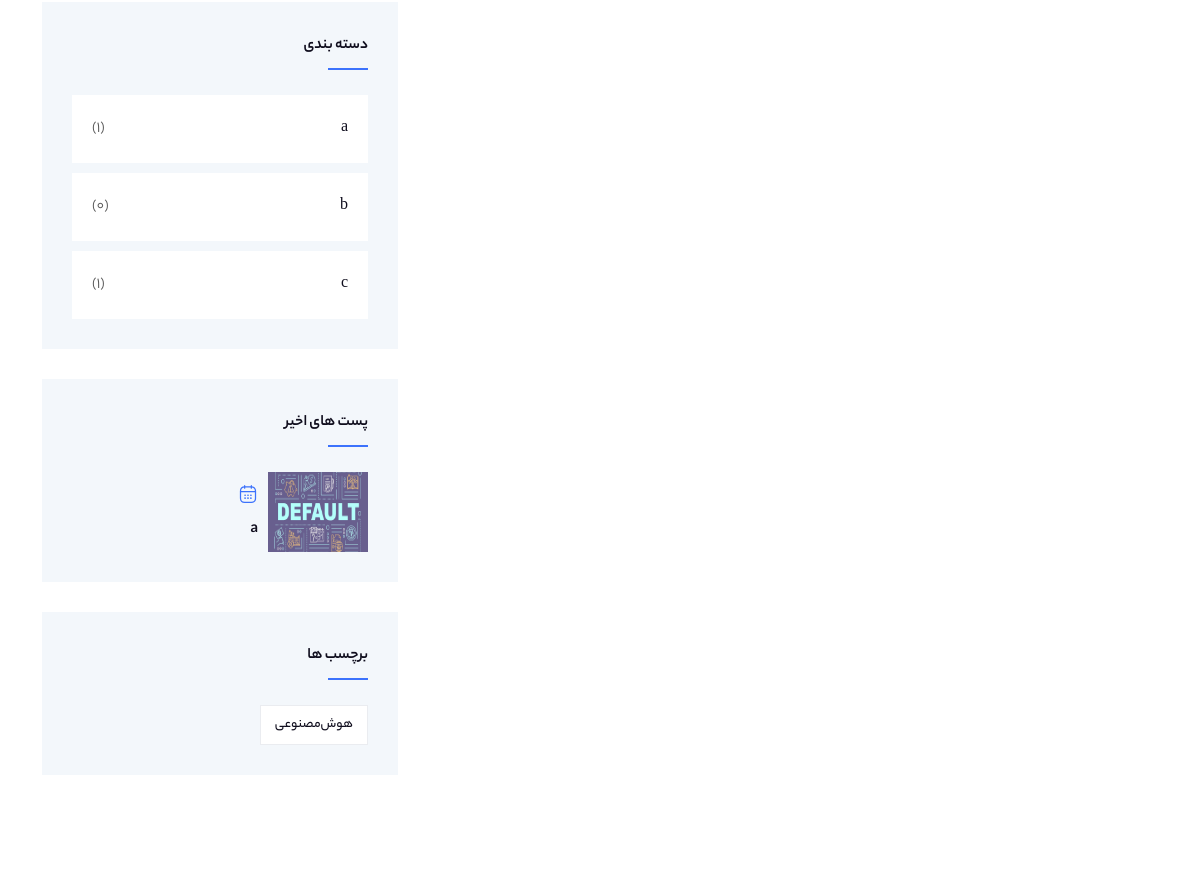
The app's page /blog/b (middle part), older data.
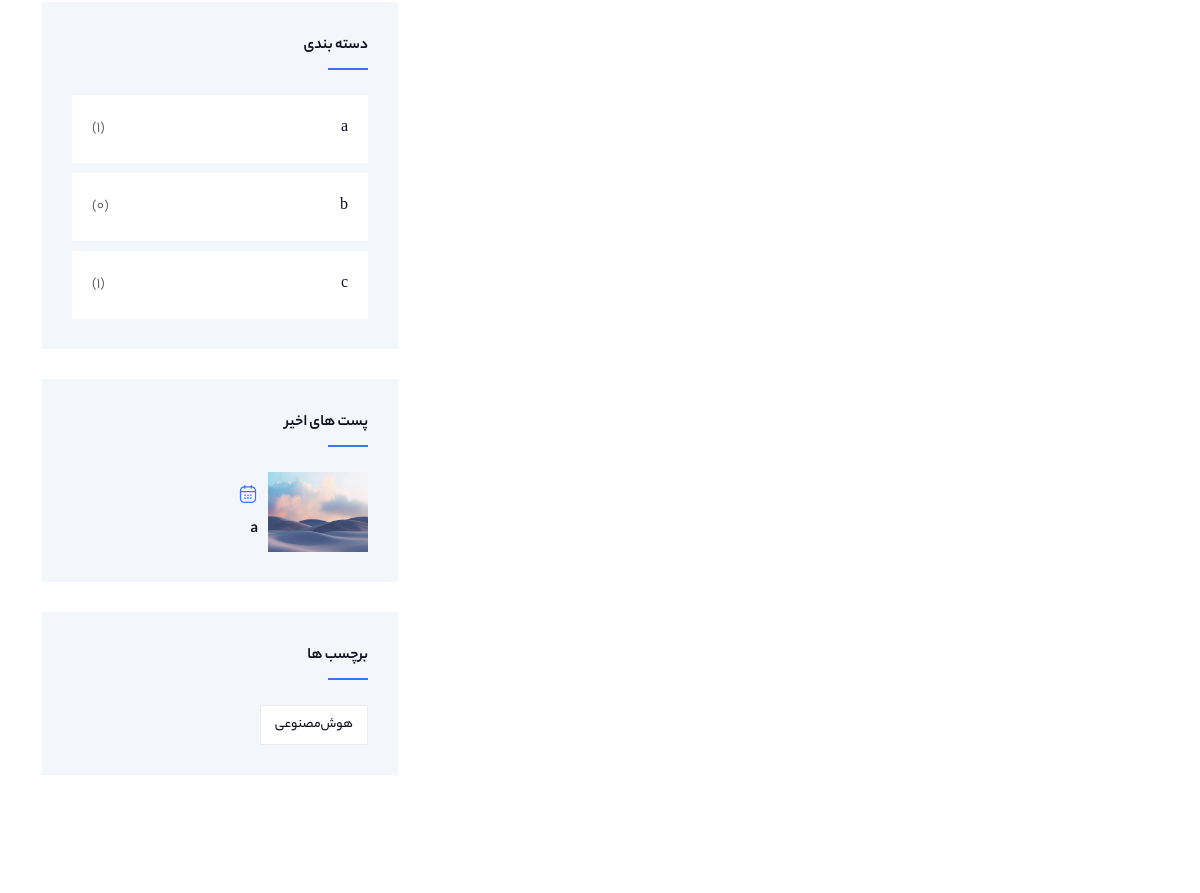
The same page, newer data.
### blog/models.py (models this page shows, shortened)
class Post(models.Model):
    title = models.CharField(max_length=255)
    content = models.TextField()
    image = models.ImageField(default='images/default.jpg')
    created_date = models.DateTimeField(auto_now_add=True)
    updated_date = models.DateTimeField(auto_now=True)
    published_date = models.DateTimeField(default=False)
    counted_views = models.IntegerField(default=0)
    status = models.BooleanField(default=False)
    author = models.ForeignKey(User, on_delete=models.CASCADE)
    category = models.ManyToManyField(Category)
    tags = TaggableManager()
    comment_counter = models.IntegerField(default=0)
    def shamsi_publish_date(self):
           return date.fromgregorian(date=self.published_date)
    class Meta:
        ordering = ["-created_date"]

### blog/views.py (the view)
# urls.py: path('', blog_view, name='blog'),
def blog_view(request, **kwargs):
    now = timezone.now()
    posts = Post.objects.filter(status=True).order_by('-published_date').exclude(published_date__gt=now)
    if kwargs.get('cat') is not None:
        posts = posts.filter(status=True, category__name=kwargs['cat'])
    if kwargs.get('author') != None:
        posts = posts.filter(status=True, author__username=kwargs['author'])
    if kwargs.get('tag_name') :
        posts = posts.filter(tags__name__in=[kwargs['tag_name']])
    posts = Paginator(posts, 4)
    try :
        if request.method == 'GET':
            page_number = request.GET.get('page')
            posts = posts.get_page(page_number)
    except PageNotAnInteger :
        posts = posts.get_page(1)
    except EmptyPage:
        posts = posts.get_page(1)
    context = {'posts': posts}
    return render(request, 'blog.html', context)

### blog/models.py (called while the page is built)
    def __str__(self):
        return self.name

### blog/templatetags/blog_tags.py (called while the page is built)
@register.inclusion_tag('blog/categories.html')
def post_categories():
    now = timezone.now()
    posts = Post.objects.filter(status=True).order_by('-published_date').exclude(published_date__gt=now)
    categories = Category.objects.all()
    cat_dict = {}
    for name in categories :
        cat_dict[name] = posts.filter(category=name).count()
    return {'categories':cat_dict}

@register.inclusion_tag('blog/recent.html')
def recent():
    now = timezone.now()
    posts = Post.objects.filter(status=True).order_by('-published_date').exclude(published_date__gt=now)[:3]
    return {'posts': posts}

@register.inclusion_tag('blog/tags.html')
def tags():
    now = timezone.now()
    posts = Post.objects.filter(status=True).order_by('-published_date').exclude(published_date__gt=now)
    tags = []
    for post in posts:
        tags.extend(post.tags.all())
    unique_tags = list(set(tags))
    return {'tags': unique_tags}

### templates/blog.html (shortened to what this page needs)
{% extends 'base.html' %}
{% load blog_tags %}
{% load static %}
{% block content %}
<main>
    <section class="blog-single-area pt-120 pb-120">
        <div class="container">
            <div class="row g-4">
                <div class="col-lg-8 order-2 order-lg-1">
                </div>
                <div class="col-lg-4 order-1 order-lg-2">
                    <div class="blog-single__right-item">
                        {% post_categories %}
                        {% recent %}
                        {% tags %}
                    </div>
                </div>
            </div>
        </div>
    </section>
</main>
{% endblock %}

### templates/blog/recent.html (shortened to what this page needs)
{% load static %}
<div class="item sub-bg mb-30">
    <h5 class="title">پست های اخیر</h5>
    <ul class="single-post">
        {% for i in posts %}
        <li>
            <img src="{{i.image.url}}" alt="i.title" width="100" height="80">
            <div class="con">
                <span>
                    {{ i.shamsi_publish_date }}</span>
                <h5 class="mt-2"><a href="blog-single.html" class="primary-hover">{{i.title}}</a></h5>
            </div>
        </li>
        {% endfor %}
    </ul>
</div>

Row changes from the older to the newer data that the page shows:
changed Post: image: picture added in place of a placeholder
